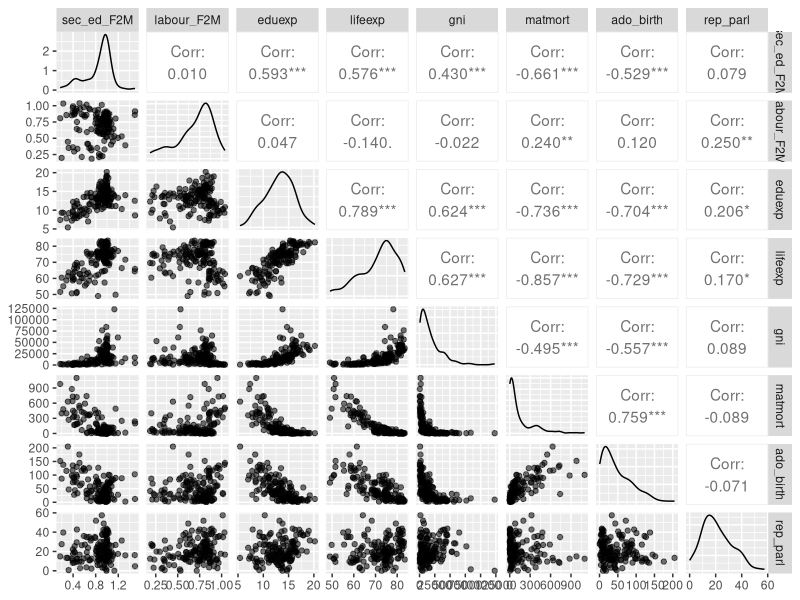
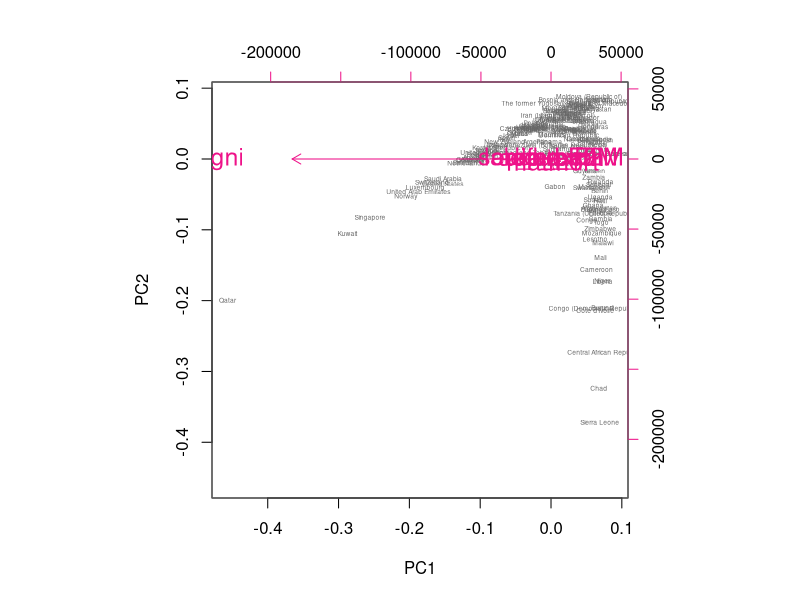
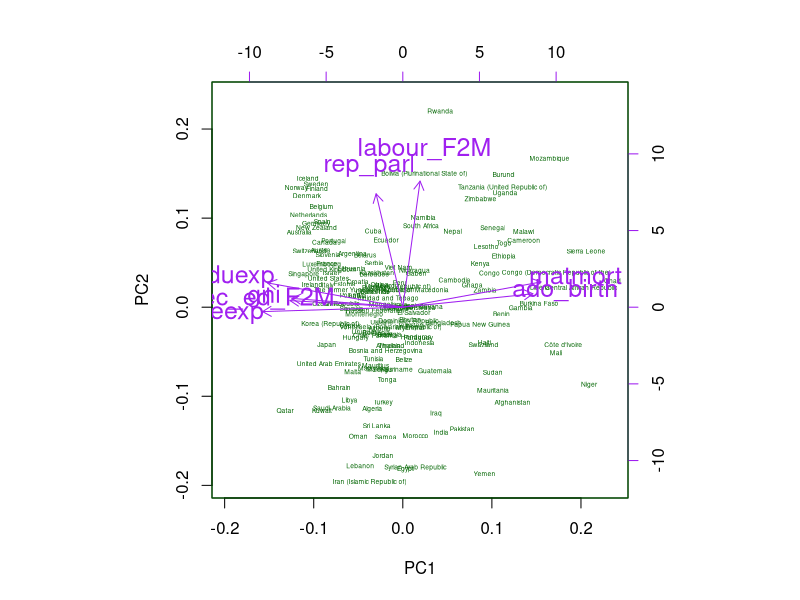
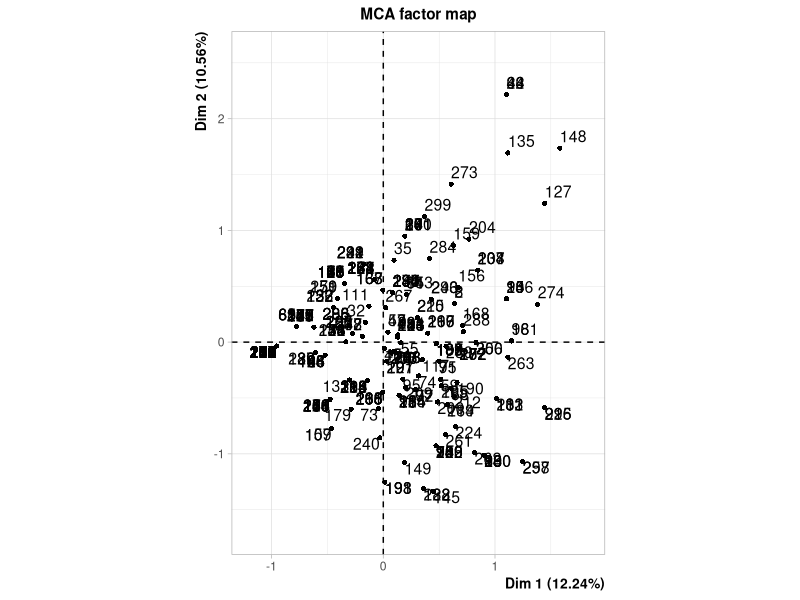
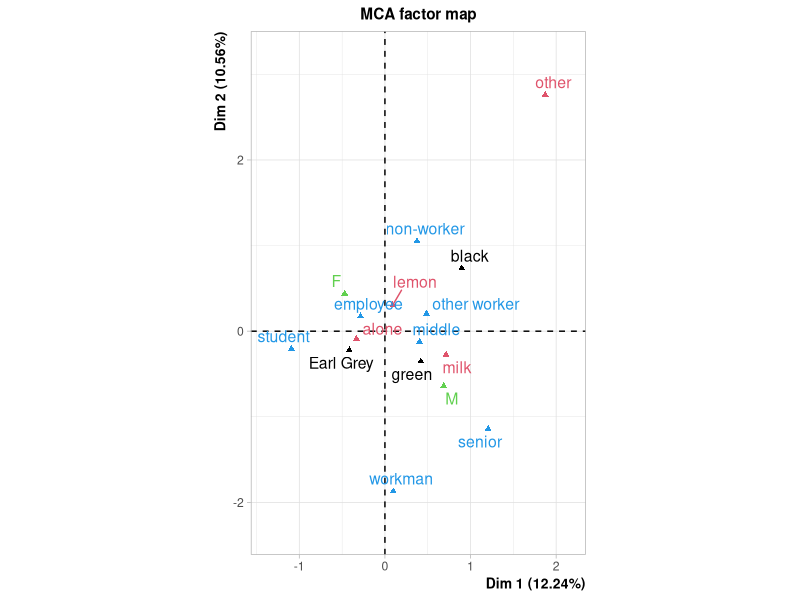
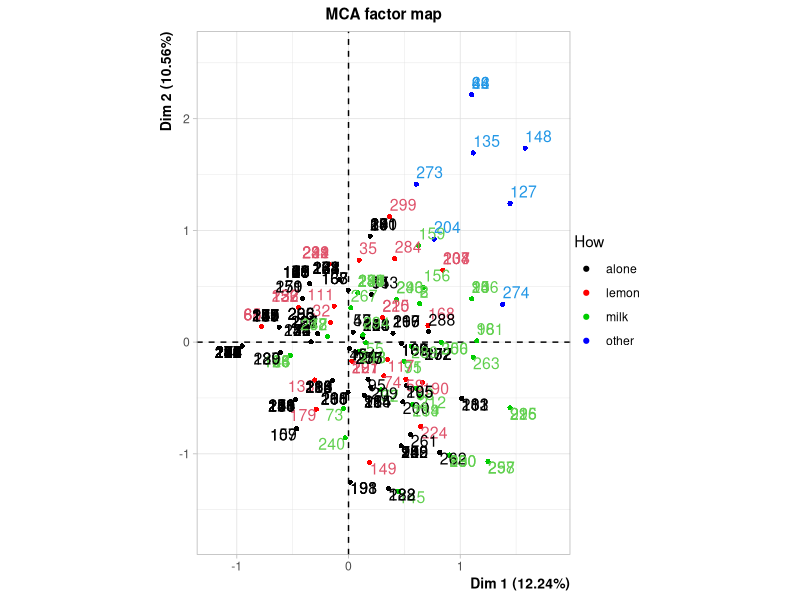

Here is the R script that generated these plots, in order:
## ---- chunk 1
human <- read.csv(file = "./data/human.csv", row.names = 1)
str(human)
dim(human)
## ---- chunk 2
library(GGally)
library(ggplot2)
p <- ggpairs(human, mapping = aes(alpha = 0.3), lower = list(combo = wrap("facethist", bins = 20)))
p
summary(human)
## ---- chunk 3
pca_human <- prcomp(human)
pca_human
summary(pca_human)
biplot(pca_human, choices = 1:2, cex = c(0.4, 1.5), col = c("grey40", "deeppink2"))
## ---- chunk 4
human_std <- scale(human)
summary(human_std)
pca_human_std <- prcomp(human_std)
pca_human_std
summary(pca_human_std)
biplot(pca_human_std, choices = 1:2, cex = c(0.4, 1.5), col = c("darkgreen", "purple"))
## ---- chunk 5
library(FactoMineR)
library(dplyr)
library(tidyr)
data(tea)
str(tea)
dim(tea)

## ---- chunk 6
summary(tea$Tea)
## ---- chunk 7
summary(tea$How)
## ---- chunk 8
summary(tea$sex)
## ---- chunk 9
summary(tea$SPC)
## ---- chunk 10
summary(tea$age)
## ---- chunk 11
keep <- c("Tea", "How", "sex", "SPC", "age")
tea_shrt <- dplyr::select(tea, one_of(keep))
names(tea_shrt)
## ---- chunk 12
tea_mca <- MCA(tea_shrt, quanti.sup=5, graph = FALSE)
plot(tea_mca, invisible = c("var"))
plot(tea_mca, invisible = c("ind"), habillage="quali")
summary(tea_mca)
## ---- chunk 13
plot(tea_mca, invisible = c("var"), habillage="How")
